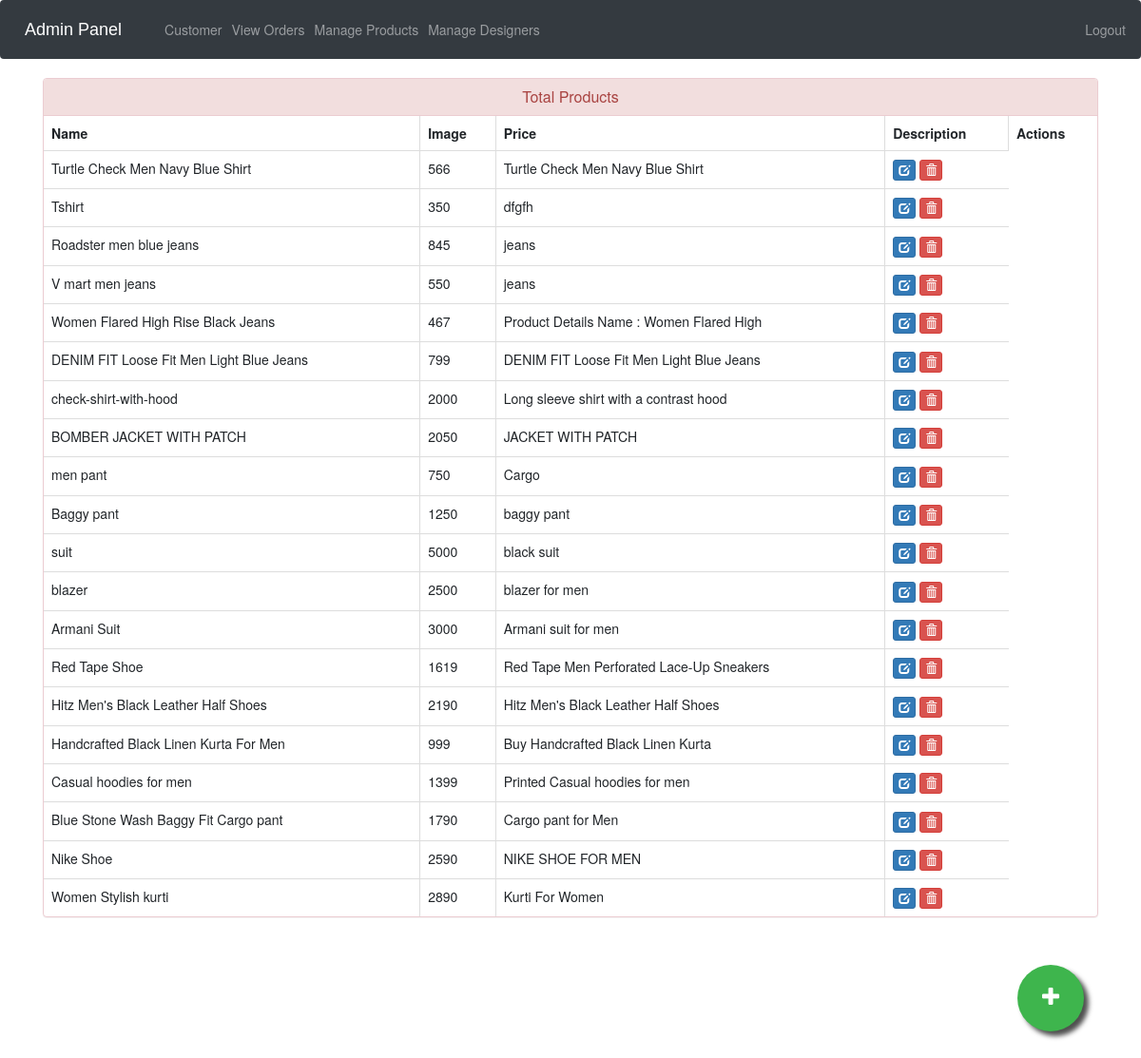
The page /admin-products (signed in) on the database its author committed.
### ecom/models.py (models this page shows, shortened)
class Product(models.Model):
    CATEGORY_CHOICES = [
        ('Men', 'Men'),
        ('Women', 'Women'),
        ('Boys', 'Boys'),
        ('Girls', 'Girls'),
        ('Kids', 'Kids'),
        ('Accessories', 'Accessories'),
    ]
    name = models.CharField(max_length=40)
    product_image = models.ImageField(upload_to='product_image/', null=True, blank=True)
    price = models.PositiveIntegerField()
    description = models.CharField(max_length=40)
    category = models.CharField(max_length=11, choices=CATEGORY_CHOICES, default='Men')

### ecom/views.py (the view)
# urls.py: path('admin-products', views.admin_products_view,name='admin-products'),
@login_required(login_url='adminlogin')
def admin_products_view(request):
    products=models.Product.objects.all()
    return render(request,'ecom/admin_products.html',{'products':products})

### templates/ecom/admin_products.html (shortened to what this page needs)
{% extends 'ecom/admin_base.html' %}
{% load static %}
{% block content %}
<head>
  <link href="//netdna.bootstrapcdn.com/bootstrap/3.0.0/css/bootstrap.min.css" rel="stylesheet" id="bootstrap-css">
</head>
<div class="container">
  <div class="panel panel-danger">
    <div class="panel-heading">
      <h6 class="panel-title">Total Products</h6>
    </div>
    <table class="table table-hover table-bordered" id="dev-table">
      <thead>
        <tr>
          <th>Name</th>
          <th>Image</th>
          <th>Price</th>
          <th>Description</th>
          <th>Actions</th>
        </tr>
      </thead>
      {% for p in products %}
  {% if p %}
      <tr>
        <td> {{p.name}}</td>
        <td>{{p.price}}</td>
        <td>{{p.description}}</td>
        <td><a class="btn btn-primary btn-xs" href="{% url 'update-product' p.id  %}"><span class="glyphicon glyphicon-edit"></span></a>
          <a class="btn btn-danger btn-xs" href="{% url 'delete-product' p.id  %}"><span class="glyphicon glyphicon-trash"></span></a></td>
      </tr>
      {%else%}
      <br><br><br>
      <h1>No Products!!</h1>
      {% endif %}
      {% endfor %}
    </table>
  </div>
</div>
<a href="/admin-add-product" class="float">
<i class="fa fa-plus my-float"></i>
</a>
{% endblock content %}

### templates/ecom/admin_base.html (style rules this page uses)
.fa { font-size: 23px; width: 60px; text-align: center; text-decoration: none; margin: 5px 2px; border-radius: 50%; }

### templates/ecom/admin_products.html (style rules this page uses)
a:link { text-decoration: none; }
h6 { text-align: center; }
.float { position:fixed; width:70px; height:70px; bottom:60px; right:60px; background-color:#3eb54d; color:#FFF; border-radius:50px; text-align:center; box-shadow: 5px 5px 5px #505050; }
.my-float { margin-top:22px; }

### rows shown on the page
Product: name "Turtle Check Men Navy Blue Shirt", price "566", description "Turtle Check Men Navy Blue Shirt"
Product: name "Tshirt", price "350", description "dfgfh"
Product: name "Roadster men blue jeans", price "845", description "jeans"
Product: name "V mart men jeans", price "550", description "jeans"
Product: name "Women Flared High Rise Black Jeans", price "467", description "Product Details Name : Women Flared High"
Product: name "DENIM FIT Loose Fit Men Light Blue Jeans", price "799", description "DENIM FIT Loose Fit Men Light Blue Jeans"
Product: name "check-shirt-with-hood", price "2000", description "Long sleeve shirt with a contrast hood"
Product: name "BOMBER JACKET WITH PATCH", price "2050", description "JACKET WITH PATCH"
Product: name "men pant", price "750", description "Cargo"
Product: name "Baggy pant", price "1250", description "baggy pant"
Product: name "suit", price "5000", description "black suit"
Product: name "blazer", price "2500", description "blazer for men"
Product: name "Armani Suit", price "3000", description "Armani suit for men"
Product: name "Red Tape Shoe", price "1619", description "Red Tape Men Perforated Lace-Up Sneakers"
Product: name "Hitz Men's Black Leather Half Shoes", price "2190", description "Hitz Men's Black Leather Half Shoes"
Product: name "Handcrafted Black Linen Kurta For Men", price "999", description "Buy Handcrafted Black Linen Kurta"
Product: name "Casual hoodies for men", price "1399", description "Printed Casual hoodies for men"
Product: name "Blue Stone Wash Baggy Fit Cargo pant", price "1790", description "Cargo pant for Men"
Product: name "Nike Shoe", price "2590", description "NIKE SHOE FOR MEN"
Product: name "Women Stylish kurti", price "2890", description "Kurti For Women"
